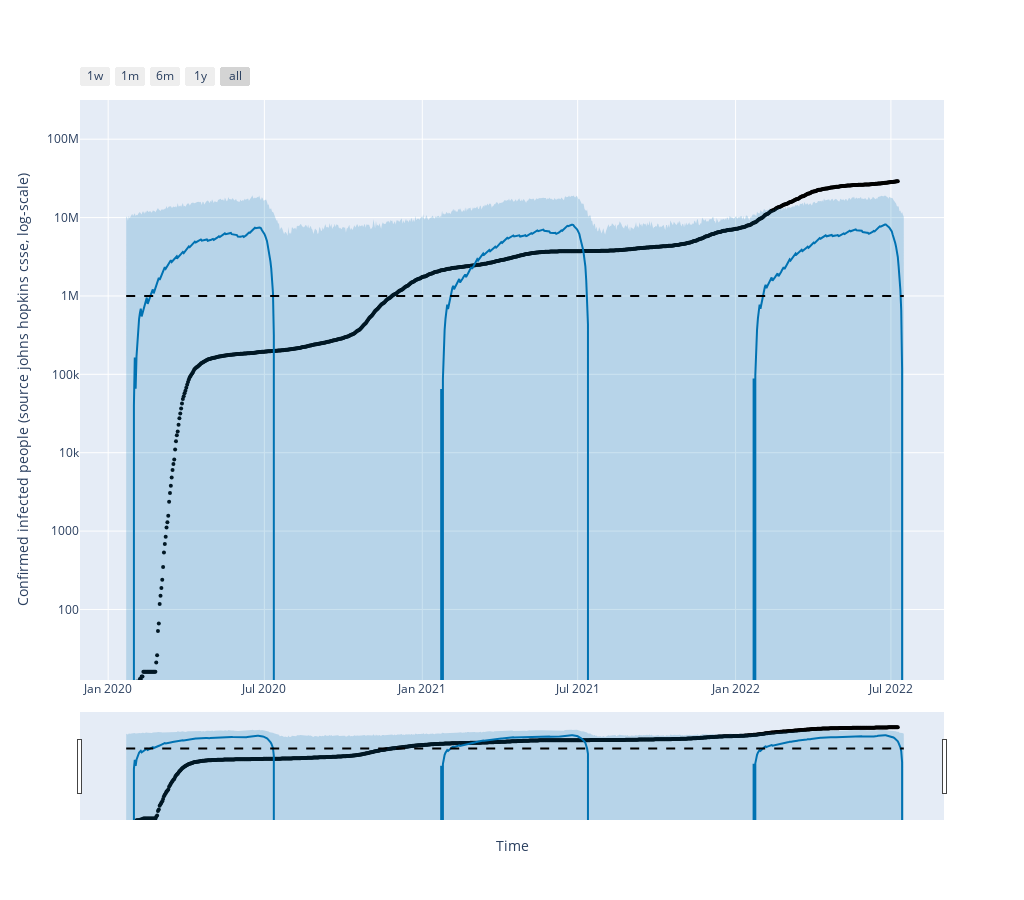

Notebook cell for this chart:
### Code cell
import plotly.offline as py
from prophet.plot import plot_plotly

fig = plot_plotly(my_model, forecast) 

fig.update_layout(
    width=1024,
    height=900,
    xaxis_title="Time",
    yaxis_title="Confirmed infected people (source johns hopkins csse, log-scale)",
)
fig.update_yaxes(type="log",range=[1.1,8.5])
py.iplot(fig)

### Figure 1 — Plotly figure (JSON) as saved in the notebook; plotly's stock layout.template omitted (floating-point values rounded to 4 significant figures; data arrays with more than 128 entries replaced by an {"elided": "..."} marker saying what was removed)
{"data": [{"marker": {"color": "black", "size": 4}, "mode": "markers", "name": "Actual", "type": "scatter", "x": {"elided": "900 str values"}, "y": {"elided": "900 int values"}}, {"hoverinfo": "skip", "line": {"width": 0}, "mode": "lines", "type": "scatter", "x": {"elided": "907 str values"}, "y": {"elided": "907 float values"}}, {"fill": "tonexty", "fillcolor": "rgba(0, 114, 178, 0.2)", "line": {"color": "#0072B2", "width": 2}, "mode": "lines", "name": "Predicted", "type": "scatter", "x": {"elided": "907 str values"}, "y": {"elided": "907 float values"}}, {"fill": "tonexty", "fillcolor": "rgba(0, 114, 178, 0.2)", "hoverinfo": "skip", "line": {"width": 0}, "mode": "lines", "type": "scatter", "x": {"elided": "907 str values"}, "y": {"elided": "907 float values"}}, {"line": {"color": "black", "dash": "dash", "width": 2}, "mode": "lines", "name": "Cap", "type": "scatter", "x": {"elided": "907 str values"}, "y": {"elided": "907 int values"}}], "layout": {"height": 900, "showlegend": false, "width": 1024, "xaxis": {"rangeselector": {"buttons": [{"count": 7, "label": "1w", "step": "day", "stepmode": "backward"}, {"count": 1, "label": "1m", "step": "month", "stepmode": "backward"}, {"count": 6, "label": "6m", "step": "month", "stepmode": "backward"}, {"count": 1, "label": "1y", "step": "year", "stepmode": "backward"}, {"step": "all"}]}, "rangeslider": {"visible": true}, "title": {"text": "Time"}, "type": "date"}, "yaxis": {"range": [1.1, 8.5], "title": {"text": "Confirmed infected people (source johns hopkins csse, log-scale)"}, "type": "log"}}}
